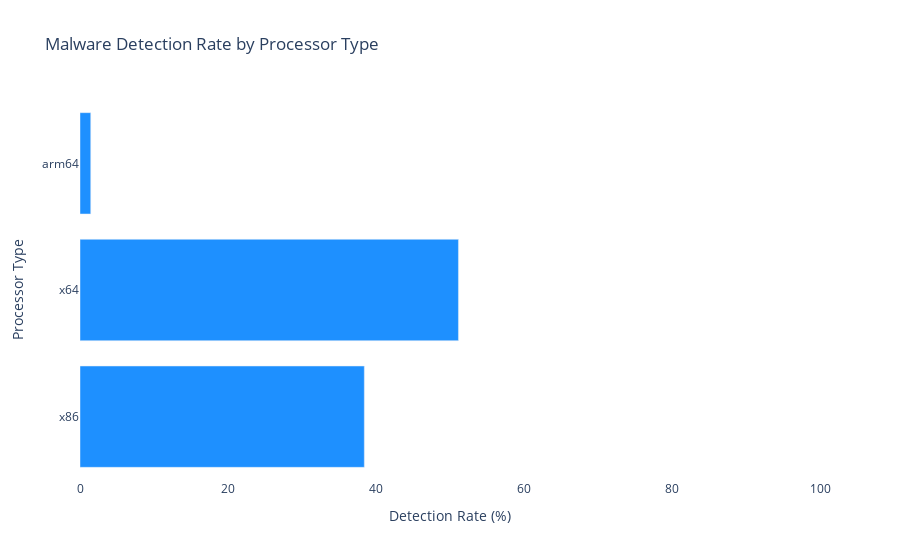

The cell this chart's notebook holds for it:
### Code cell
import plotly.graph_objects as go

# Data for processors and their detection rates
processors = ['x86', 'x64', 'arm64']
detection_rates_processors = [0.3842, 0.5114, 0.0145]

# Convert detection rates to percentages
detection_rates_percent = [round(rate * 100, 2) for rate in detection_rates_processors]

# Plot
fig = go.Figure(data=[go.Bar(x=detection_rates_percent, y=processors, orientation='h', marker_color='dodgerblue')])

# Update layout
fig.update_layout(
    title='Malware Detection Rate by Processor Type',
    xaxis_title='Detection Rate (%)',
    yaxis_title='Processor Type',
    xaxis=dict(range=[0, 100]),  # Adjust range for percentage values
    plot_bgcolor='white'
)

# Show plot
fig.show()

### Figure 1 — Plotly figure (JSON) as saved in the notebook; plotly's stock layout.template omitted (floating-point values rounded to 4 significant figures)
{"data": [{"marker": {"color": "dodgerblue"}, "orientation": "h", "type": "bar", "x": [38.42, 51.14, 1.45], "y": ["x86", "x64", "arm64"]}], "layout": {"autosize": true, "plot_bgcolor": "white", "title": {"text": "Malware Detection Rate by Processor Type"}, "xaxis": {"range": [0, 100], "title": {"text": "Detection Rate (%)"}, "type": "linear"}, "yaxis": {"autorange": true, "range": [-0.5, 2.5], "title": {"text": "Processor Type"}, "type": "category"}}}
